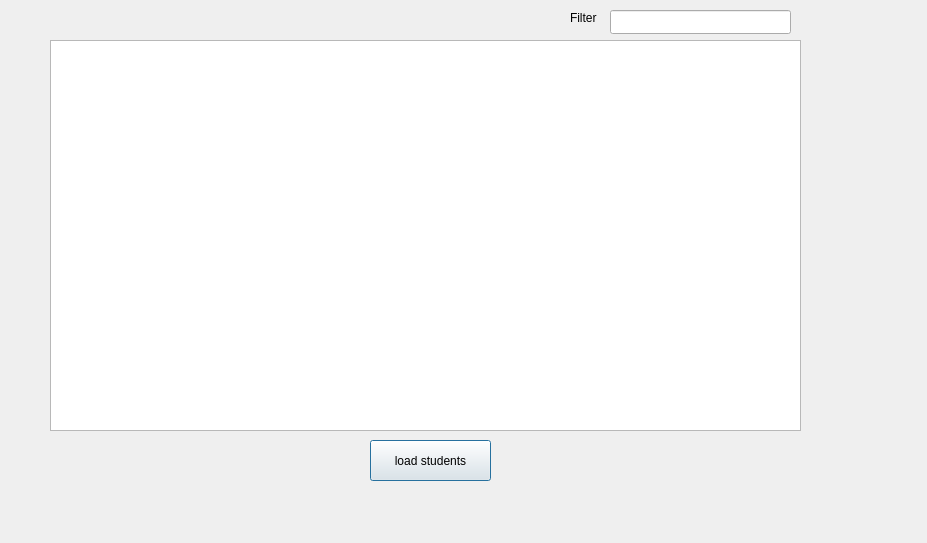
<?xml version="1.0" encoding="UTF-8"?>
<ui version="4.0">
 <class>view_student</class>
 <widget class="QDialog" name="view_student">
  <property name="geometry">
   <rect>
    <x>0</x>
    <y>0</y>
    <width>927</width>
    <height>543</height>
   </rect>
  </property>
  <property name="windowTitle">
   <string>Student List</string>
  </property>
  <widget class="QPushButton" name="vs_load">
   <property name="geometry">
    <rect>
     <x>370</x>
     <y>440</y>
     <width>121</width>
     <height>41</height>
    </rect>
   </property>
   <property name="text">
    <string>load students</string>
   </property>
  </widget>
  <widget class="QTableView" name="vs_table">
   <property name="geometry">
    <rect>
     <x>50</x>
     <y>40</y>
     <width>751</width>
     <height>391</height>
    </rect>
   </property>
  </widget>
  <widget class="QLineEdit" name="filter">
   <property name="geometry">
    <rect>
     <x>610</x>
     <y>10</y>
     <width>181</width>
     <height>24</height>
    </rect>
   </property>
  </widget>
  <widget class="QLabel" name="label">
   <property name="geometry">
    <rect>
     <x>570</x>
     <y>10</y>
     <width>31</width>
     <height>16</height>
    </rect>
   </property>
   <property name="text">
    <string>Filter</string>
   </property>
  </widget>
 </widget>
 <resources>
  <include location="resource.qrc"/>
 </resources>
 <connections/>
</ui>
